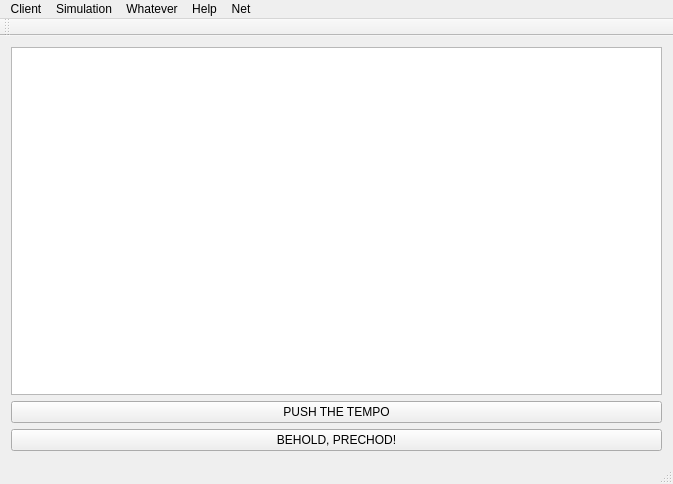
<?xml version="1.0" encoding="UTF-8"?>
<ui version="4.0">
 <class>MainWindow</class>
 <widget class="QMainWindow" name="MainWindow">
  <property name="geometry">
   <rect>
    <x>0</x>
    <y>0</y>
    <width>673</width>
    <height>484</height>
   </rect>
  </property>
  <property name="windowTitle">
   <string>Petri net client</string>
  </property>
  <property name="statusTip">
   <string/>
  </property>
  <widget class="QWidget" name="centralWidget">
   <layout class="QVBoxLayout" name="verticalLayout_2">
    <item>
     <layout class="QVBoxLayout" name="verticalLayout">
      <item>
       <widget class="QGraphicsView" name="view"/>
      </item>
      <item>
       <widget class="QPushButton" name="pushButton">
        <property name="text">
         <string>PUSH THE TEMPO</string>
        </property>
       </widget>
      </item>
      <item>
       <widget class="QPushButton" name="pushButtonRect">
        <property name="text">
         <string>BEHOLD, PRECHOD!</string>
        </property>
       </widget>
      </item>
     </layout>
    </item>
   </layout>
  </widget>
  <widget class="QMenuBar" name="menuBar">
   <property name="geometry">
    <rect>
     <x>0</x>
     <y>0</y>
     <width>673</width>
     <height>20</height>
    </rect>
   </property>
   <widget class="QMenu" name="menuFile">
    <property name="title">
     <string>Client</string>
    </property>
    <addaction name="actionConnect_to_server"/>
    <addaction name="actionExit"/>
   </widget>
   <widget class="QMenu" name="menuSimulation">
    <property name="title">
     <string>Simulation</string>
    </property>
    <addaction name="actionStep"/>
    <addaction name="actionRun"/>
    <addaction name="actionStop"/>
   </widget>
   <widget class="QMenu" name="menuWhatever">
    <property name="title">
     <string>Whatever</string>
    </property>
    <addaction name="actionHurr_Durr"/>
   </widget>
   <widget class="QMenu" name="menuHelp">
    <property name="title">
     <string>Help</string>
    </property>
    <addaction name="actionAbout"/>
   </widget>
   <widget class="QMenu" name="menuNet">
    <property name="title">
     <string>Net</string>
    </property>
    <addaction name="actionSave"/>
    <addaction name="actionLoad"/>
   </widget>
   <addaction name="menuFile"/>
   <addaction name="menuSimulation"/>
   <addaction name="menuWhatever"/>
   <addaction name="menuHelp"/>
   <addaction name="menuNet"/>
  </widget>
  <widget class="QToolBar" name="mainToolBar">
   <attribute name="toolBarArea">
    <enum>TopToolBarArea</enum>
   </attribute>
   <attribute name="toolBarBreak">
    <bool>false</bool>
   </attribute>
  </widget>
  <widget class="QStatusBar" name="statusBar"/>
  <action name="actionConnection">
   <property name="text">
    <string>Connection</string>
   </property>
  </action>
  <action name="actionConnect_to_server">
   <property name="text">
    <string>Connect to server</string>
   </property>
  </action>
  <action name="actionStep">
   <property name="text">
    <string>Step</string>
   </property>
  </action>
  <action name="actionRun">
   <property name="text">
    <string>Run</string>
   </property>
  </action>
  <action name="actionHurr_Durr">
   <property name="text">
    <string>Hurr Durr</string>
   </property>
  </action>
  <action name="actionAbout">
   <property name="text">
    <string>About</string>
   </property>
  </action>
  <action name="actionStop">
   <property name="text">
    <string>Stop</string>
   </property>
  </action>
  <action name="actionSave">
   <property name="text">
    <string>Save</string>
   </property>
  </action>
  <action name="actionLoad">
   <property name="text">
    <string>Load</string>
   </property>
  </action>
  <action name="actionExit">
   <property name="text">
    <string>Exit</string>
   </property>
  </action>
 </widget>
 <layoutdefault spacing="6" margin="11"/>
 <resources/>
 <connections>
  <connection>
   <sender>actionExit</sender>
   <signal>activated()</signal>
   <receiver>MainWindow</receiver>
   <slot>close()</slot>
   <hints>
    <hint type="sourcelabel">
     <x>-1</x>
     <y>-1</y>
    </hint>
    <hint type="destinationlabel">
     <x>356</x>
     <y>212</y>
    </hint>
   </hints>
  </connection>
 </connections>
</ui>
